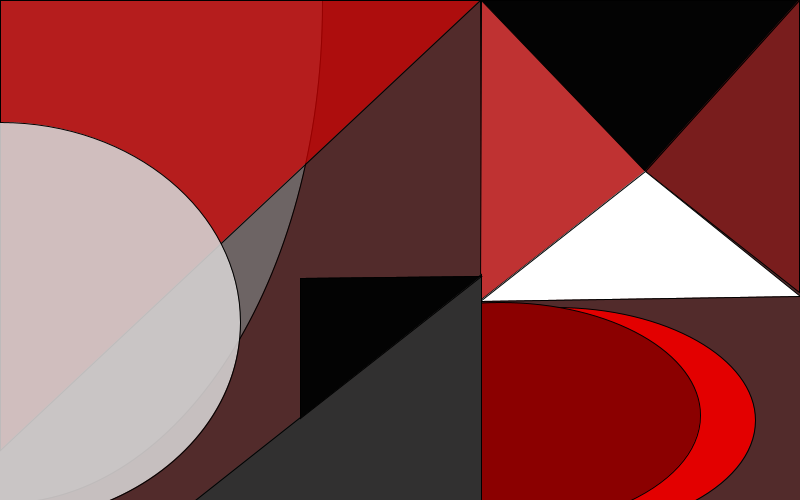
Frame 1 (no input)
Frame 60 (the mouse pressed at the canvas centre just before this capture): identical to frame 1, image omitted
Frame 120 (the mouse held since frame 60 and released just before this capture): identical to frame 1, image omitted

The Processing sketch that drew this single still picture (run headless with seeded random() and noise(); from frame 60 on, the mouse is pressed at the canvas centre):

// Processing sketch: processing_110203
// ── processing_110203.pde

void setup()
{
  size(800, 500);
background(#522B2B);
  
  fill(116, 116, 116, 200);
  ellipse(2, 3, width*.8, height*2);
  fill(211, 0, 0, 180);
  triangle(0, 0, width*.6, 0, 0, height*.9);
  fill(211, 207, 207, 230);
  ellipse(0, 322, width*.6, height*.8);
  noFill();
  rect(480, 0, width*2, height*2);
  fill(3, 3, 3);
  triangle(482, 0, 799, 0, 645, 171);
  fill(191, 50, 50);
  triangle(481, 0, 480, 300, 645, 171);
  fill(165, 13, 13, 120);
  triangle(799, 0, 799, 292, 645, 171);
  fill(255, 255, 255);
  triangle(480, 301, 800, 296, 645, 171);
  
  fill(227, 0, 0);
  ellipse(555, 420, width*.5, height*.45);
  fill(139, 0, 0);
  ellipse(500, 415, width*.5, height*.45);
  fill(49, 48, 48);
  triangle(481, 274, 481, 500, 195, 500);
  fill(3, 3, 3);
  triangle(481, 276, 300, 278, 300, 418);
 

}
 
void draw()
{
  println("x: " + mouseX + " y: " + mouseY);
}
